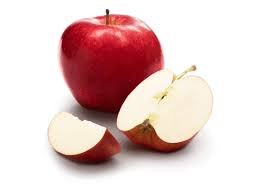
#> input picture NhanDangTraiCay_Onnx_Streamlit/dataset_traicaynew_scratch/img_1091.jpeg, 259 x 194 px; its folder holds only this picture in this run
$ python chuan_hoa_anh.py
#> lines starting #> are read from the running program, lines starting #| are printed output that depends on the picture
import os
import cv2
import numpy as np
path = "../dataset_traicaynew_scratch"
path_out = "../dataset_traicaynew/Newfolder"
dir_list = os.listdir(path)

for file_name in dir_list:
    full_name = path + '/' + file_name
    print(full_name)

dem = 1
for file_name in dir_list:
    full_name = path + '/' + file_name
    full_name_out = '%s/%03d.jpg' % (path_out, dem)
    dem = dem + 1

    imgin = cv2.imread(full_name, cv2.IMREAD_COLOR)
#> imgin is the input picture: shape (194, 259, 3); mean B, G, R 201.8, 203.8, 227.9
    M, N, C = imgin.shape
#> M = 194; N = 259; C = 3
    print(M, N, C)
#| 194 259 3
    if M > N:
        imgout = np.zeros((M,M,C),np.uint8) + 255
        imgout[:M,:N,:] = imgin
        imgout = cv2.resize(imgout, (416,416))
    elif M < N:
        imgout = np.zeros((N,N,C),np.uint8) + 255
        imgout[:M,:N,:] = imgin
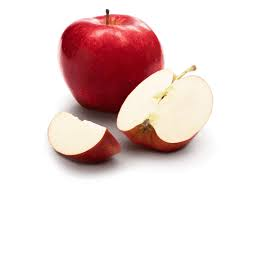
#> imgout: shape (259, 259, 3); mean B, G, R 215.2, 216.7, 234.7
        imgout = cv2.resize(imgout, (416,416))
#> imgout: shape (416, 416, 3)
    else:
        imgout = cv2.resize(imgin, (416,416))
    cv2.imwrite(full_name_out, imgout)

$ run again, on NhanDangTraiCay_Onnx_Streamlit/dataset_traicaynew_scratch/img_1821.jpeg
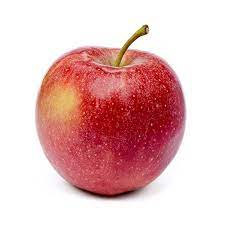
#> input picture NhanDangTraiCay_Onnx_Streamlit/dataset_traicaynew_scratch/img_1821.jpeg, 225 x 225 px
#> imgin is the input picture: shape (225, 225, 3); mean B, G, R 189.1, 189, 228.9
#| 225 225 3
#> `imgout = cv2.resize(imgin, (416,416))`:
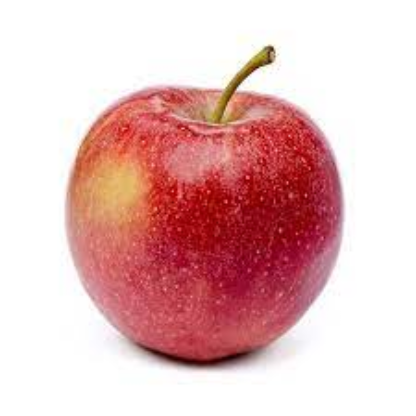
#> imgout: shape (416, 416, 3); mean B, G, R 189, 188.9, 228.9

$ run again, on NhanDangTraiCay_Onnx_Streamlit/dataset_traicaynew_scratch/img_1361.jpeg
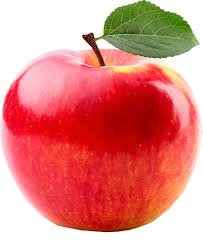
#> input picture NhanDangTraiCay_Onnx_Streamlit/dataset_traicaynew_scratch/img_1361.jpeg, 203 x 248 px
#> imgin is the input picture: shape (248, 203, 3); mean B, G, R 130.1, 135.1, 225.7
#| 248 203 3
#> `imgout[:M,:N,:] = imgin`:
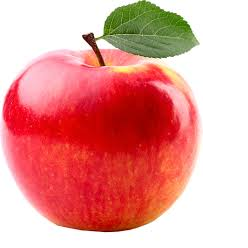
#> imgout: shape (248, 248, 3); mean B, G, R 152.7, 156.9, 231.1
